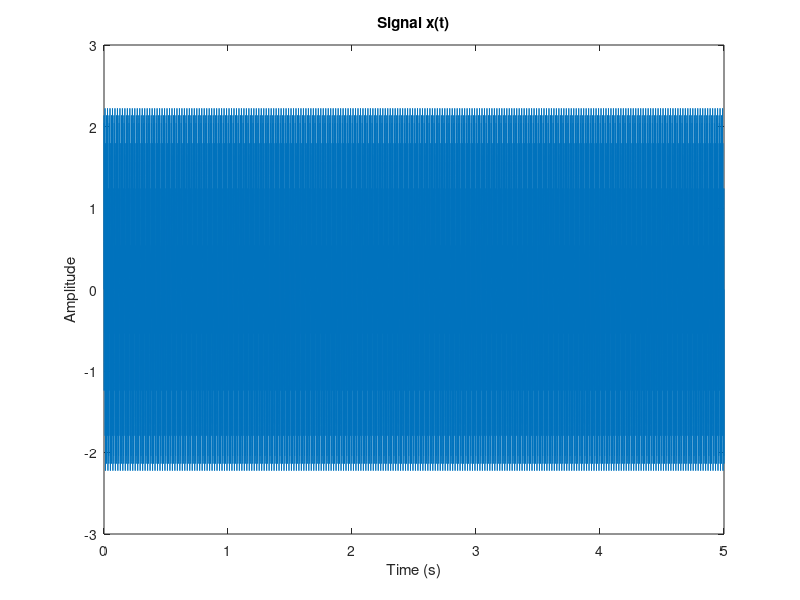
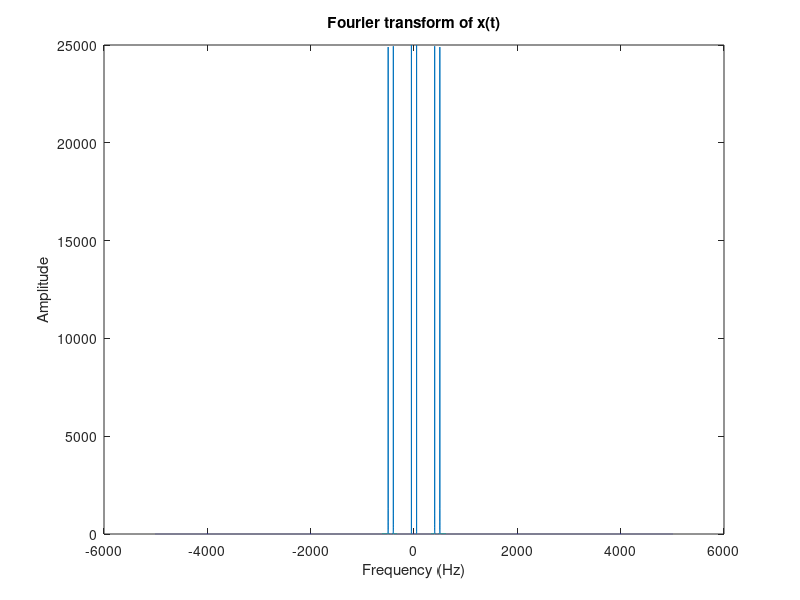

The MATLAB source for these figures, in order: (Note: this script raises an error after producing the figures.)
% Define signal x(t)
Te = 0.0001; % sampling time
t = 0:Te:5; % time vector
f1 = 500; f2 = 400; f3 = 50;
x = sin(2*pi*f1*t) + sin(2*pi*f2*t) + sin(2*pi*f3*t);

% Plot signal x(t)
figure;
plot(t,x);
xlabel('Time (s)'); ylabel('Amplitude');
title('Signal x(t)');

% Plot the Fourier transform of x(t)
X = fft(x);
f = linspace(-1/(2*Te), 1/(2*Te), length(x));
figure;
plot(f, abs(fftshift(X)));
xlabel('Frequency (Hz)'); ylabel('Amplitude');
title('Fourier transform of x(t)');

% Define the high-pass filter function
wc = 50; % cutoff frequency
K = 1; % gain
H = (K*1i*w)/(wc + 1i*w);

% Plot the magnitude of H(f)
figure;
semilogx(w, abs(H));
xlabel('Frequency (rad/s)'); ylabel('Magnitude');
title('Magnitude of H(f)');

% Plot the phase of H(f)
figure;
semilogx(w, angle(H));
xlabel('Frequency (rad/s)'); ylabel('Phase (rad)');
title('Phase of H(f)');

% Apply the filter to the signal in frequency domain
Y = H.*X;
y = ifft(Y);

% Plot the filtered signal y(t)
figure;
plot(t, real(y));
xlabel('Time (s)'); ylabel('Amplitude');
title('Filtered signal y(t)');

% Compare the filtered signal y(t) with the desired signal
% Draw conclusion